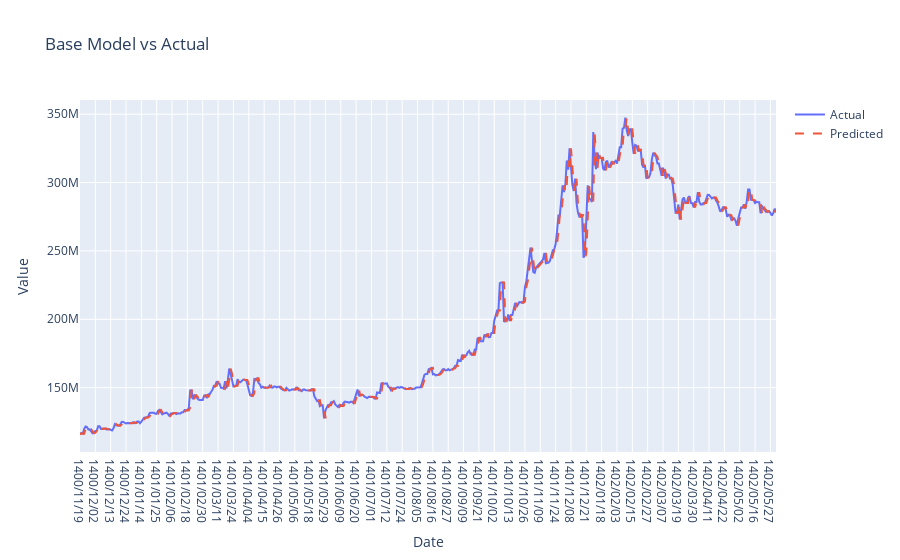

Here is the notebook cell this chart was saved with:
### Markdown cell above
### 0. Base Model

To evaluate the performance of the models we will work on, it is better to have a base model, which its prediction is the lag 1 of the target e.g. $\hat{y}(t) = y(t-1) $.

### Code cell
def BaseModel(train_y, val_y):

    BasePrediction = [train_y[-1]]

    for i in range(len(val_y)-1):

        BasePrediction.append(val_y[i])
    
    return BasePrediction
     
BasePrediction = BaseModel(train_y, val_y)
# Calculate accuracy metrics
mae = mean_absolute_error(val_y, BasePrediction)
mse = mean_squared_error(val_y, BasePrediction)
rmse = np.sqrt(mse)
r2 = r2_score(val_y, BasePrediction)


print("Mean Absolute Error (MSE):", mae)
print("Mean Squared Error (MSE):", mse)
print("Root Mean Squared Error (RMSE):", rmse)
print("R-squared (R2):", r2)

# Plot the predictions against the actual values
fig = go.Figure()
fig.add_trace(go.Scatter(x=Added_data.index[1200:1700], y=val_y, mode='lines', name='Actual'))
fig.add_trace(go.Scatter(x=Added_data.index[1200:1700], y=BasePrediction, mode='lines', name='Predicted', line=dict(dash='dash')))
fig.update_layout(title='Base Model vs Actual', xaxis_title='Date', yaxis_title='Value', hovermode='x')
fig.show()

plt.figure(figsize=(10, 6))
plt.plot(Added_data.index[1200:1700], val_y, label='Actual')
plt.plot(Added_data.index[1200:1700], BasePrediction, linestyle='--', label='Predicted')
plt.title('Base Model vs Actual')
plt.xlabel('Date')
plt.ylabel('Value')
plt.legend()
plt.show()

### Figure 1 — Plotly figure (JSON) as saved in the notebook; plotly's stock layout.template omitted (floating-point values rounded to 4 significant figures; data arrays with more than 128 entries replaced by an {"elided": "..."} marker saying what was removed)
{"data": [{"mode": "lines", "name": "Actual", "type": "scatter", "x": {"elided": "500 str values"}, "y": {"elided": "500 int values"}}, {"line": {"dash": "dash"}, "mode": "lines", "name": "Predicted", "type": "scatter", "x": {"elided": "500 str values"}, "y": {"elided": "500 int values"}}], "layout": {"hovermode": "x", "title": {"text": "Base Model vs Actual"}, "xaxis": {"title": {"text": "Date"}}, "yaxis": {"title": {"text": "Value"}}}}
